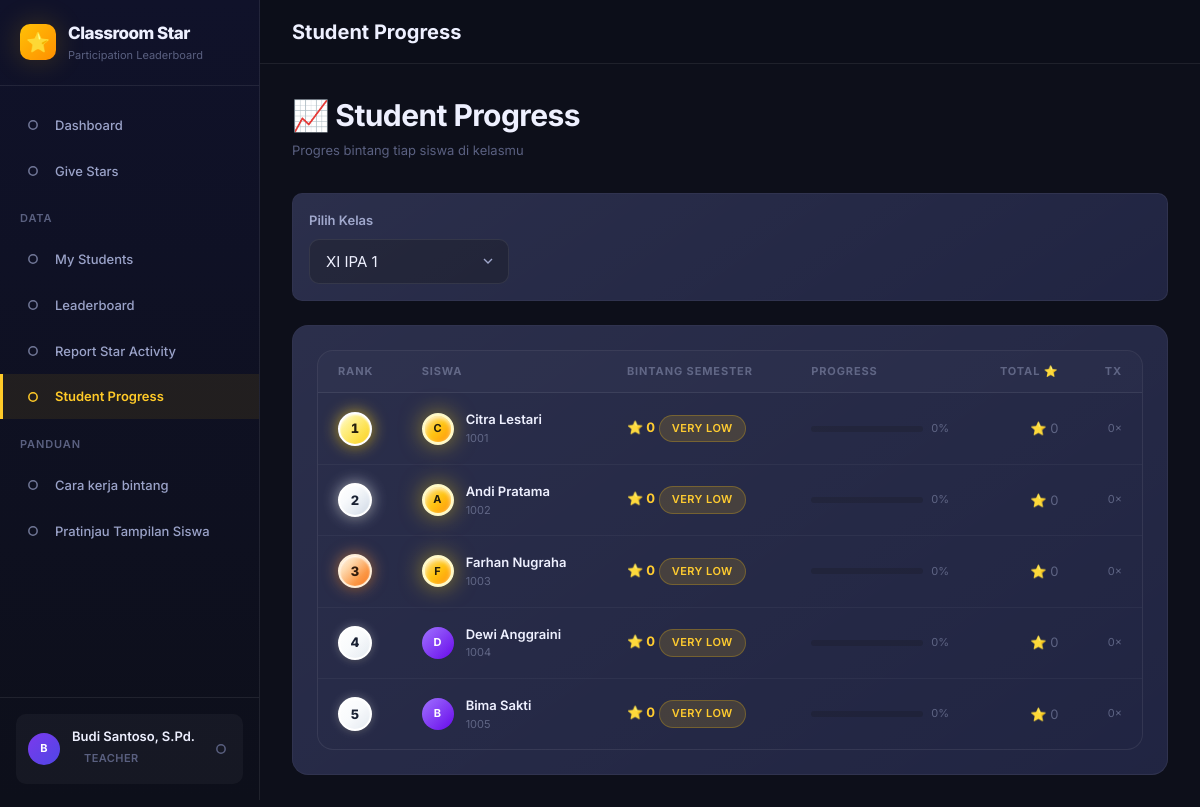
The app's page /teacher/progress.php (signed in) with its own data.
### tables this page shows
CREATE TABLE `students` (
  `id`         INT UNSIGNED AUTO_INCREMENT PRIMARY KEY,
  `user_id`    INT UNSIGNED NULL UNIQUE,         
  `nis`        VARCHAR(30)  NOT NULL UNIQUE,     
  `name`       VARCHAR(150) NOT NULL,
  `class_id`   INT UNSIGNED NOT NULL,
  `is_active`  TINYINT(1) NOT NULL DEFAULT 1,
  `created_at` TIMESTAMP NOT NULL DEFAULT CURRENT_TIMESTAMP,
  `updated_at` TIMESTAMP NOT NULL DEFAULT CURRENT_TIMESTAMP ON UPDATE CURRENT_TIMESTAMP,
  CONSTRAINT `fk_student_user`  FOREIGN KEY (`user_id`)  REFERENCES `users`   (`id`) ON DELETE SET NULL,
  CONSTRAINT `fk_student_class` FOREIGN KEY (`class_id`) REFERENCES `classes` (`id`)
);

CREATE TABLE `levels` (
  `id`               INT UNSIGNED AUTO_INCREMENT PRIMARY KEY,
  `level_number`     TINYINT UNSIGNED NOT NULL UNIQUE,
  `predicate`        VARCHAR(50) NOT NULL,       
  `min_percent`      DECIMAL(5,2) NOT NULL,      
  `max_percent`      DECIMAL(5,2) NOT NULL,      
  `additional_score` TINYINT UNSIGNED NOT NULL DEFAULT 0,
  `created_at`       TIMESTAMP NOT NULL DEFAULT CURRENT_TIMESTAMP,
  `updated_at`       TIMESTAMP NOT NULL DEFAULT CURRENT_TIMESTAMP ON UPDATE CURRENT_TIMESTAMP
);

### app/bootstrap.php (called while the page is built, shortened)
<?php
$appConfig = require APP_ROOT . '/config/app.php';
spl_autoload_register(function (string $class): void {
    $searchDirs = [
        APP_ROOT . '/core/',
        APP_ROOT . '/models/',
        APP_ROOT . '/helpers/',
    ];
    foreach ($searchDirs as $dir) {
        $file = $dir . $class . '.php';
        if (file_exists($file)) {
            return;
        }
    }
});

### app/config/app.php (called while the page is built)
<?php
return [
    'name'          => 'Classroom Star',
    'version'       => '1.0.0',
    'env'           => 'development',
    'timezone'      => 'Asia/Jakarta',
    'session_name'  => 'classroom_star_session',
    'session_lifetime' => 7200,
    'base_url'      => '',
];

### app/core/Auth.php (called while the page is built, shortened)
<?php
class Auth
{
    public static function startSession(): void
    {
        $appConfig = require dirname(__DIR__) . '/config/app.php';
    }
    public static function check(): bool
    {
        return !empty($_SESSION['logged_in']) && !empty($_SESSION['user_id']);
    }
    public static function user(): array|null
    {
        return [
            'id'       => $_SESSION['user_id'],
            'name'     => $_SESSION['user_name'],
            'username' => $_SESSION['username'],
            'role'     => $_SESSION['role'],
        ];
    }
}

### app/config/database.php (called while the page is built)
<?php
return [
    'host'     => 'localhost',
    'port'     => 3306,
    'dbname'   => 'classroom_star',
    'username' => 'root',
    'password' => '',
    'charset'  => 'utf8mb4',
    'options'  => [
        PDO::ATTR_ERRMODE            => PDO::ERRMODE_EXCEPTION,
        PDO::ATTR_DEFAULT_FETCH_MODE => PDO::FETCH_ASSOC,
        PDO::ATTR_EMULATE_PREPARES   => false,
    ],
];

### app/core/Database.php (called while the page is built, shortened)
<?php
class Database
{
    private static ?PDO $instance = null;
    public static function getInstance(): PDO
    {
        if (self::$instance === null) {
            $config = require dirname(__DIR__) . '/config/database.php';
            $dsn = sprintf(
                'mysql:host=%s;port=%d;dbname=%s;charset=%s',
                $config['host'],
                $config['port'],
                $config['dbname'],
                $config['charset']
            );
            try {
                self::$instance = new PDO($dsn, $config['username'], $config['password'], $config['options']);
            } catch (PDOException $e) {
                $appConfig = require dirname(__DIR__) . '/config/app.php';
                if ($appConfig['env'] === 'development') {
                    die(json_encode(['success' => false, 'message' => 'Database connection failed: ' . $e->getMessage()]));
                } else {
                    die(json_encode(['success' => false, 'message' => 'Service unavailable. Please try again later.']));
                }
            }
        }
        return self::$instance;
    }
    public static function query(string $sql, array $params = []): array
    {
        $stmt = self::getInstance()->prepare($sql);
        $stmt->execute($params);
        return $stmt->fetchAll();
    }
    public static function queryOne(string $sql, array $params = []): array|false
    {
        $stmt = self::getInstance()->prepare($sql);
        $stmt->execute($params);
        return $stmt->fetch();
    }
}

### app/models/TeacherModel.php (called while the page is built, shortened)
<?php
class TeacherModel
{
    public static function findByUserId(int $userId): array|false
    {
        return Database::queryOne('SELECT * FROM teachers WHERE user_id = ?', [$userId]);
    }
    public static function getClasses(int $teacherId): array
    {
        return Database::query(
            'SELECT tc.*, c.name AS class_name, c.academic_year, s.name AS semester_name
             FROM teacher_classes tc
             JOIN classes   c ON tc.class_id   = c.id
             JOIN semesters s ON tc.semester_id = s.id
             WHERE tc.teacher_id = ?
             ORDER BY s.academic_year DESC, c.name',
            [$teacherId]
        );
    }
}

### app/models/SemesterModel.php (called while the page is built, shortened)
<?php
class SemesterModel
{
    public static function active(): array|false
    {
        return Database::queryOne('SELECT * FROM semesters WHERE status = "active" LIMIT 1');
    }
}

### public/teacher/progress.php (the view, shortened to what this page needs)
<?php
require_once dirname(__DIR__, 2) . '/app/bootstrap.php';
$teacher   = TeacherModel::findByUserId(Auth::user()['id']);
$teacherId = $teacher ? (int)$teacher['id'] : 0;
$myClasses = $teacher ? TeacherModel::getClasses($teacherId) : [];
$classIds  = array_unique(array_column($myClasses, 'class_id'));
$filterClassId = (int)($_GET['class_id'] ?? ($classIds[0] ?? 0));
$semester      = SemesterModel::active();
$semesterId    = $semester ? (int)$semester['id'] : 0;
$maxOpp        = (int)(Database::queryOne("SELECT value FROM settings WHERE `key` = 'max_star_opportunity'")['value'] ?? 100);
$students = [];
if ($filterClassId && in_array($filterClassId, $classIds)) {
    $students = Database::query(
        "SELECT s.id, s.name, s.nis,
                COALESCE(SUM(CASE WHEN st.semester_id = $semesterId THEN st.stars ELSE 0 END), 0) AS semester_stars,
                COALESCE(SUM(st.stars), 0) AS total_stars,
                COUNT(st.id) AS tx_count
         FROM students s
         LEFT JOIN star_transactions st ON st.student_id = s.id AND st.type = 'award'
         WHERE s.class_id = ? AND s.is_active = 1
         GROUP BY s.id
         ORDER BY semester_stars DESC",
        [$filterClassId]
    );
}
$classes = $classIds ? Database::query('SELECT id, name FROM classes WHERE id IN (' . implode(',', array_fill(0, count($classIds), '?')) . ')', $classIds) : [];
include dirname(__DIR__, 2) . '/app/views/layout/header.php';
?>
<div class="page-header page-header-row">
    <div><h1>📈 Student Progress</h1><p>Progres bintang tiap siswa di kelasmu</p></div>
</div>
<div class="card card-sm mb-6">
    <form method="GET" class="flex gap-3" style="align-items:flex-end;">
        <div class="form-group" style="margin:0; min-width:200px;">
            <label class="form-label">Pilih Kelas</label>
            <select class="form-control" name="class_id" onchange="this.form.submit()">
                <?php foreach ($classes as $c): ?><option value="<?= $c['id'] ?>" <?= $filterClassId==$c['id']?'selected':'' ?>><?= htmlspecialchars($c['name']) ?></option><?php endforeach; ?>
            </select>
        </div>
    </form>
</div>
<div class="card">
    <?php if (empty($students)): ?>
        <div class="empty-state"><div class="empty-state-icon">📈</div><div class="empty-state-title">Pilih kelas untuk melihat progress</div></div>
    <?php else: ?>
    <div class="table-wrapper">
        <table class="table">
            <thead><tr><th>Rank</th><th>Siswa</th><th>Bintang Semester</th><th>Progress</th><th class="text-right">Total ⭐</th><th class="text-right">Tx</th></tr></thead>
            <tbody>
                <?php foreach ($students as $i => $s):
                    $pct = $maxOpp > 0 ? min(100, round(($s['semester_stars'] / $maxOpp) * 100)) : 0;
                    $level = Database::queryOne('SELECT predicate FROM levels WHERE min_percent <= ? AND max_percent >= ? LIMIT 1', [$pct, $pct]);
                ?>
                <tr>
                    <td><div class="rank-badge <?= match(true){ $i===0=>'rank-badge-1',$i===1=>'rank-badge-2',$i===2=>'rank-badge-3',default=>'rank-badge-n' } ?>" style="margin:auto;"><?= $i+1 ?></div></td>
                    <td><div class="student-cell"><div class="avatar avatar-sm <?= $i<3?'avatar-gold':'' ?>"><?= strtoupper(substr($s['name'],0,1)) ?></div><div><div class="student-cell-name"><?= htmlspecialchars($s['name']) ?></div><div class="student-cell-nis"><?= htmlspecialchars($s['nis']) ?></div></div></div></td>
                    <td><span class="fw-bold text-gold">⭐ <?= $s['semester_stars'] ?></span><?php if ($level): ?> <span class="badge badge-gold text-xs"><?= htmlspecialchars($level['predicate']) ?></span><?php endif; ?></td>
                    <td style="min-width:160px;">
                        <div class="flex gap-2" style="align-items:center;">
                            <div class="progress-bar-wrapper" style="flex:1;"><div class="progress-bar-fill" style="width:<?= $pct ?>%;"></div></div>
                            <span class="text-xs text-muted"><?= $pct ?>%</span>
                        </div>
                    </td>
                    <td class="text-right text-muted">⭐ <?= $s['total_stars'] ?></td>
                    <td class="text-right text-muted text-xs"><?= $s['tx_count'] ?>×</td>
                </tr>
                <?php endforeach; ?>
            </tbody>
        </table>
    </div>
    <?php endif; ?>
</div>
<?php include dirname(__DIR__, 2) . '/app/views/layout/footer.php'; ?>

### public/assets/css/main.css (style rules this page uses)
:root { --clr-bg-primary: #0d0f1a; --clr-bg-secondary: #131628; --clr-bg-tertiary: #1a1d35; --clr-bg-card: #1e2240; --clr-bg-card-hover: #252a4a; --clr-bg-input: #181b30; --clr-bg-sidebar: #10122a; --clr-gold-100: #fff8e1; --clr-gold-300: #ffd54f; --clr-gold-400: #ffca28; --clr-gold-500: #ffc107; --clr-gold-600: #ffb300; --clr-gold-700: #ff8f00; --clr-purple-400: #9c6dff; --clr-purple-500: #7c4dff; --clr-purple-600: #6200ea; --clr-blue-400: #448aff; --clr-blue-500: #2979ff; --clr-success: #00e676; --clr-warning: #ffea00; --clr-danger: #ff5252; --clr-info: #40c4ff; --clr-text-primary: #eef0ff; --clr-text-secondary: #9ba3c9; --clr-text-muted: #5a6080; --clr-text-inverse: #0d0f1a; --clr-border: rgba(255, 255, 255, 0.08); --clr-border-focus: var(--clr-gold-500); --grad-gold: linear-gradient(135deg, #ffc107 0%, #ff8f00 100%); --grad-purple: linear-gradient(135deg, #9c6dff 0%, #6200ea 100%); --grad-hero: linear-gradient(135deg, #1a1d35 0%, #0d0f1a 50%, #1a0d35 100%); --grad-card: linear-gradient(145deg, rgba(255,255,255,0.06) 0%, rgba(255,255,255,0.01) 100%); --grad-sidebar: linear-gradient(180deg, #10122a 0%, #0d0f1a 100%); --shadow-sm: 0 2px 8px rgba(0, 0, 0, 0.3); --shadow-md: 0 8px 24px rgba(0, 0, 0, 0.4); --shadow-lg: 0 20px 60px rgba(0, 0, 0, 0.5); --shadow-gold: 0 0 30px rgba(255, 193, 7, 0.2); --shadow-purple: 0 0 30px rgba(124, 77, 255, 0.25); --shadow-card: 0 4px 20px rgba(0, 0, 0, 0.35); --space-1: 0.25rem; --space-2: 0.5rem; --space-3: 0.75rem; --space-4: 1rem; --space-5: 1.25rem; --space-6: 1.5rem; --space-7: 1.75rem; --space-8: 2rem; --space-10: 2.5rem; --space-12: 3rem; --space-16: 4rem; --font-base: 'Inter', -apple-system, BlinkMacSystemFont, 'Segoe UI', sans-serif; --fs-xs: 0.6875rem; --fs-sm: 0.8125rem; --fs-base: 0.9375rem; --fs-md: 1.0625rem; --fs-lg: 1.25rem; --fs-xl: 1.5rem; --fs-2xl: 1.875rem; --fs-3xl: 2.25rem; --fs-4xl: 3rem; --radius-sm: 6px; --radius-md: 10px; --radius-lg: 16px; --radius-xl: 24px; --radius-full: 9999px; --transition-fast: all 0.15s ease; --transition-base: all 0.25s ease; --transition-slow: all 0.4s ease; --sidebar-width: 260px; --sidebar-collapsed: 72px; --header-height: 64px; --content-max-width: 1280px; }
*, *::before, *::after { box-sizing: border-box; margin: 0; padding: 0; }
html { font-size: 16px; scroll-behavior: smooth; -webkit-text-size-adjust: 100%; }
body { font-family: var(--font-base); font-size: var(--fs-base); font-weight: 400; line-height: 1.6; color: var(--clr-text-primary); background-color: var(--clr-bg-primary); min-height: 100vh; -webkit-font-smoothing: antialiased; -moz-osx-font-smoothing: grayscale; }
h1, h2, h3, h4, h5, h6 { font-weight: 700; line-height: 1.3; color: var(--clr-text-primary); letter-spacing: -0.02em; }
h1 { font-size: var(--fs-3xl); }
p { color: var(--clr-text-secondary); line-height: 1.7; }
.badge { display: inline-flex; align-items: center; gap: var(--space-1); padding: var(--space-1) var(--space-3); border-radius: var(--radius-full); font-size: var(--fs-xs); font-weight: 600; letter-spacing: 0.04em; text-transform: uppercase; }
.badge-gold { background: rgba(255,193,7,0.15); color: var(--clr-gold-400); border: 1px solid rgba(255,193,7,0.25); }
.avatar { display: flex; align-items: center; justify-content: center; border-radius: 50%; font-weight: 700; letter-spacing: 0.03em; flex-shrink: 0; background: var(--grad-purple); color: #fff; }
.avatar-sm { width: 32px; height: 32px; font-size: var(--fs-xs); }
.avatar-gold { background: var(--grad-gold); color: var(--clr-text-inverse); }

### public/assets/css/layout.css (style rules this page uses)
.page-header { margin-bottom: var(--space-8); }
.page-header h1 { font-size: var(--fs-2xl); margin-bottom: var(--space-1); }
.page-header p { font-size: var(--fs-sm); color: var(--clr-text-muted); }
.page-header-row { display: flex; align-items: flex-end; justify-content: space-between; gap: var(--space-4); flex-wrap: wrap; }
.flex { display: flex; }
.gap-2 { gap: var(--space-2); }
.gap-3 { gap: var(--space-3); }

### records on screen
students: name "C", name "Citra Lestari", nis "1001", semester_stars "0", levels.predicate "VERY LOW", pct "0", total_stars "0", tx_count "0"
students: name "A", name "Andi Pratama", nis "1002", semester_stars "0", levels.predicate "VERY LOW", pct "0", total_stars "0", tx_count "0"
students: name "F", name "Farhan Nugraha", nis "1003", semester_stars "0", levels.predicate "VERY LOW", pct "0", total_stars "0", tx_count "0"
students: name "D", name "Dewi Anggraini", nis "1004", semester_stars "0", levels.predicate "VERY LOW", pct "0", total_stars "0", tx_count "0"
students: name "B", name "Bima Sakti", nis "1005", semester_stars "0", levels.predicate "VERY LOW", pct "0", total_stars "0", tx_count "0"

### other values on screen
$item['label'] "Dashboard"
$item['label'] "Give Stars"
$item['section'] "DATA"
$item['label'] "My Students"
$item['label'] "Leaderboard"
$item['label'] "Report Star Activity"
$item['label'] "Student Progress"
$item['section'] "PANDUAN"
$item['label'] "Cara kerja bintang"
$item['label'] "Pratinjau Tampilan Siswa"
$initials "B"
$user['name'] "Budi Santoso, S.Pd."
$roleBadge['label'] "TEACHER"
$pageTitle "Student Progress"
form field class_id "XI IPA 1"
